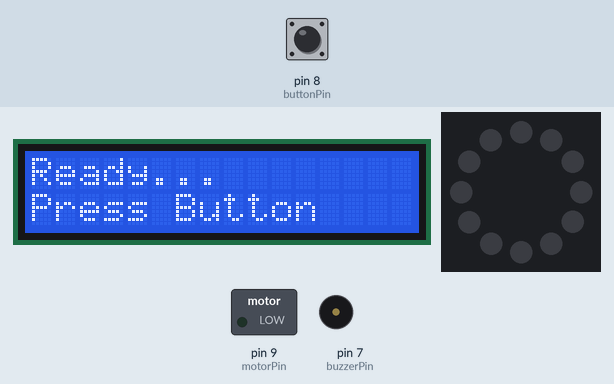
Simulated run of this sketch. Board: Arduino Uno, built with avr-gcc and run on an emulated ATmega328P. On the bench: 16×2 character LCD, 12 RGB LEDs in a ring, first at the top, clockwise, switched loads named in the sketch (green lamp = pin HIGH), buzzer (waves = sounding). The test bench sets the inputs (shaded band); at power-on: pin 8 (buttonPin) HIGH. Dim RGB values are drawn brighter than linear.

Above: at 1.2 s.
1.3 s: pin 8 (buttonPin) pulled LOW for 0.15 s
At 1.7 s:
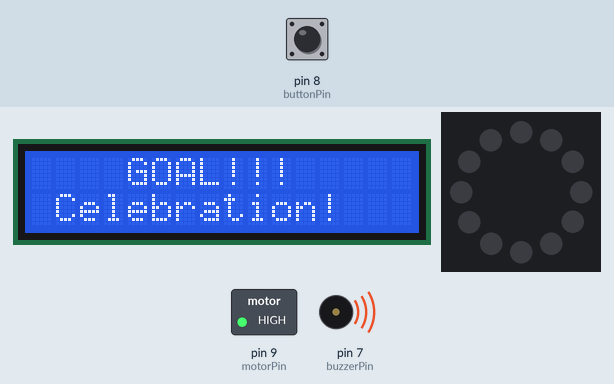
At 5.6 s:
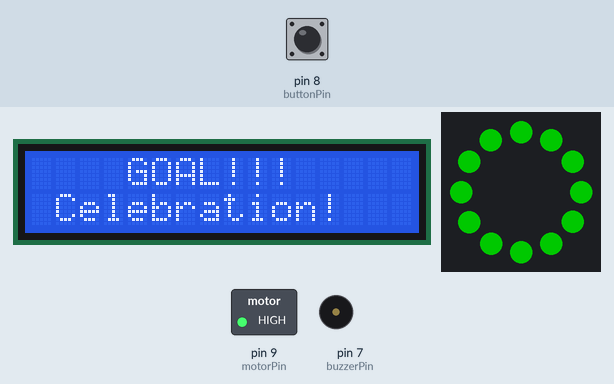
Timing chart, 0 to 10.9 s (numbered marks = the images above; inputs shaded):
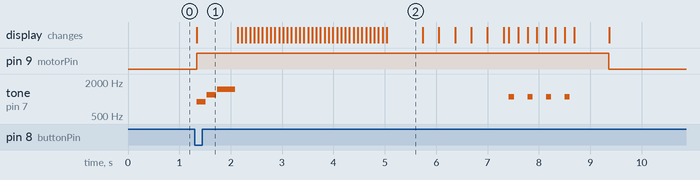

Measured:
- after the input at 1.3 s, pin 9 (motorPin): LOW → HIGH at once, → LOW 8.0 s later; tone on pin 7 (buzzerPin): plays 900 Hz for 0.18 s, 1200 Hz for 0.18 s, 1500 Hz for 0.35 s, 1100 Hz for 0.10 s, 1100 Hz for 0.10 s, 1100 Hz for 0.10 s … (7 notes in this stretch), starting at once; the display: changes at once (image 1)
- what the display in image 2 shows lasts 0.7 s, from 5.0 s to 5.7 s

The sketch:

goal_celebration.ino
```cpp
#include <LiquidCrystal.h>
#include <Adafruit_NeoPixel.h>

// ---------------- Pins ----------------
const int buttonPin = 8;
const int motorPin  = 9;
const int buzzerPin = 7;

const int ringPin   = 10;
const int pixelCount = 12;

// LCD: RS, E, DB4, DB5, DB6, DB7
LiquidCrystal lcd(12, 11, 5, 4, 3, 2);

Adafruit_NeoPixel ring(
  pixelCount,
  ringPin,
  NEO_GRB + NEO_KHZ800
);

bool lastButtonState = HIGH;

// ---------------- Setup ----------------
void setup() {
  pinMode(buttonPin, INPUT_PULLUP);
  pinMode(motorPin, OUTPUT);
  pinMode(buzzerPin, OUTPUT);

  digitalWrite(motorPin, LOW);
  noTone(buzzerPin);

  lcd.begin(16, 2);
  showReadyScreen();

  ring.begin();
  ring.clear();
  ring.show();
  ring.setBrightness(100);
}

// ---------------- Main loop ----------------
void loop() {
  bool currentButtonState = digitalRead(buttonPin);

  // يبدأ الاحتفال عند الضغطة الجديدة فقط
  if (lastButtonState == HIGH && currentButtonState == LOW) {
    goalCelebration();
  }

  lastButtonState = currentButtonState;

  delay(30);
}

// ---------------- Goal celebration ----------------
void goalCelebration() {
  lcd.clear();
  lcd.setCursor(4, 0);
  lcd.print("GOAL!!!");

  lcd.setCursor(1, 1);
  lcd.print("Celebration!");

  // تشغيل الموتور
  digitalWrite(motorPin, HIGH);

  // نغمة بداية الهدف
  tone(buzzerPin, 900, 180);
  delay(200);

  tone(buzzerPin, 1200, 180);
  delay(200);

  tone(buzzerPin, 1500, 350);
  delay(400);

  // ضوء أخضر يدور حول الرينج
  greenRunningEffect();

  // إضاءة الرينج كاملة بالأخضر
  fillRing(0, 255, 0);
  delay(700);

  // تأثير ألوان احتفالي
  rainbowEffect();

  // وميض أخضر وأبيض
  for (int i = 0; i < 4; i++) {
    fillRing(0, 255, 0);
    tone(buzzerPin, 1100, 100);
    delay(180);

    fillRing(255, 255, 255);
    delay(180);
  }

  delay(500);

  // إيقاف كل شيء
  digitalWrite(motorPin, LOW);
  noTone(buzzerPin);

  ring.clear();
  ring.show();

  showReadyScreen();
}

// ---------------- LCD ready screen ----------------
void showReadyScreen() {
  lcd.clear();

  lcd.setCursor(0, 0);
  lcd.print("Ready...");

  lcd.setCursor(0, 1);
  lcd.print("Press Button");
}

// ---------------- Green moving light ----------------
void greenRunningEffect() {
  for (int roundNumber = 0; roundNumber < 3; roundNumber++) {
    for (int pixel = 0; pixel < pixelCount; pixel++) {
      ring.clear();

      ring.setPixelColor(
        pixel,
        ring.Color(0, 255, 0)
      );

      ring.show();
      delay(80);
    }
  }
}

// ---------------- Fill ring with one color ----------------
void fillRing(int red, int green, int blue) {
  for (int pixel = 0; pixel < pixelCount; pixel++) {
    ring.setPixelColor(
      pixel,
      ring.Color(red, green, blue)
    );
  }

  ring.show();
}

// ---------------- Rainbow effect ----------------
void rainbowEffect() {
  for (int colorStep = 0; colorStep < 256; colorStep += 4) {
    for (int pixel = 0; pixel < pixelCount; pixel++) {
      int colorPosition =
        (pixel * 256 / pixelCount + colorStep) & 255;

      ring.setPixelColor(
        pixel,
        colorWheel(colorPosition)
      );
    }

    ring.show();
    delay(25);
  }
}

// ---------------- Rainbow color wheel ----------------
uint32_t colorWheel(byte position) {
  position = 255 - position;

  if (position < 85) {
    return ring.Color(
      255 - position * 3,
      0,
      position * 3
    );
  }

  if (position < 170) {
    position -= 85;

    return ring.Color(
      0,
      position * 3,
      255 - position * 3
    );
  }

  position -= 170;

  return ring.Color(
    position * 3,
    255 - position * 3,
    0
  );
}
```
